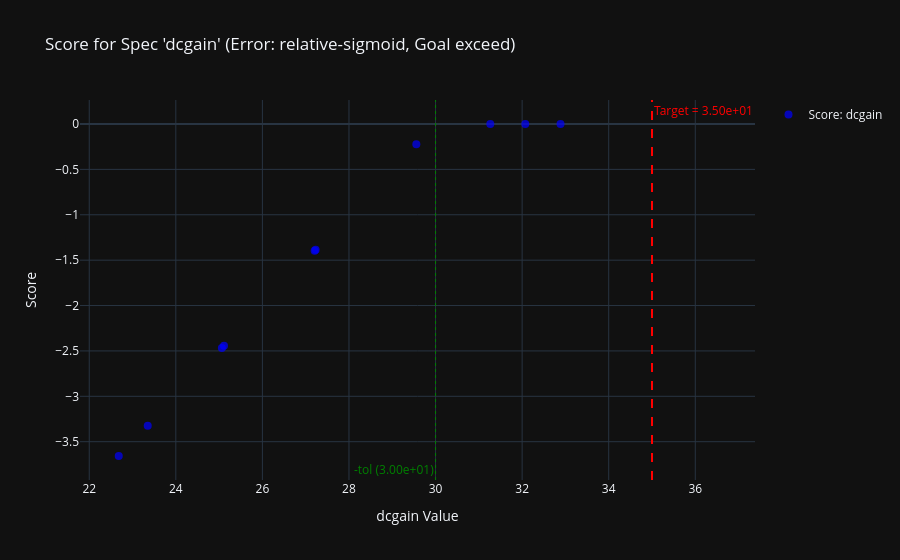
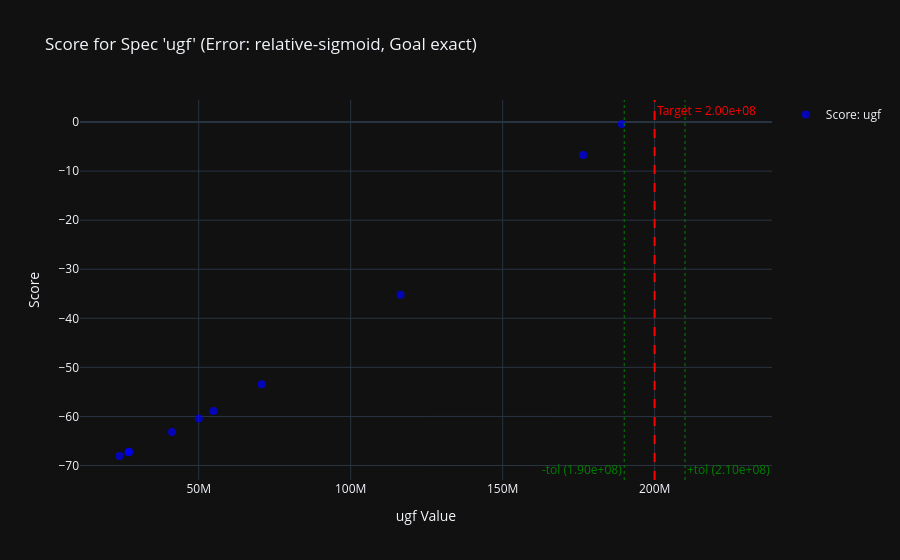
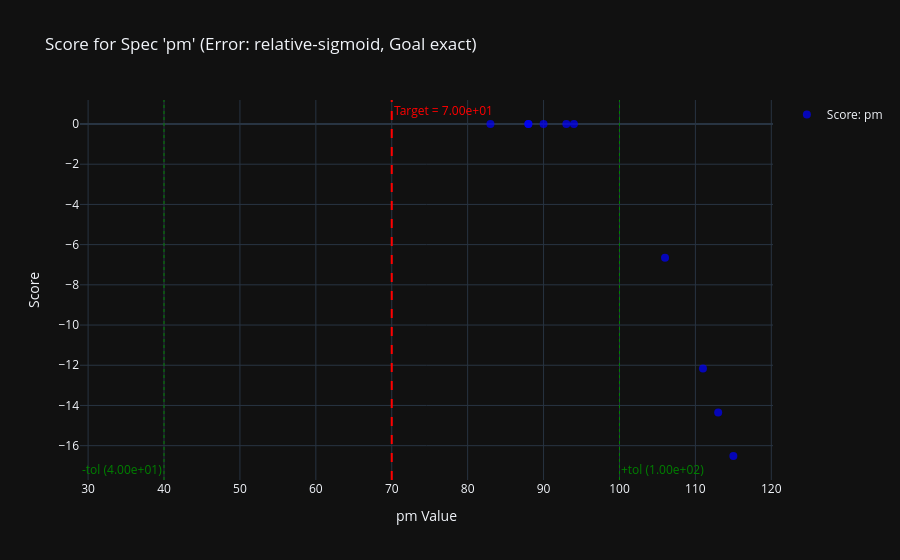

The code cell stored with these charts, in order, in its notebook:
### Code cell
circuit_optimizer.plot_score_value_by_spec(spec_name="dcgain", show=True)
circuit_optimizer.plot_score_value_by_spec(spec_name="ugf", show=True)
circuit_optimizer.plot_score_value_by_spec(spec_name="pm", show=True)

### Figure 1 — Plotly figure (JSON) as saved in the notebook; plotly's stock layout.template omitted (floating-point values rounded to 4 significant figures)
{"data": [{"marker": {"color": "blue", "opacity": 0.7, "size": 8, "symbol": "circle"}, "mode": "markers", "name": "Score: dcgain", "type": "scatter", "x": [31.26, 29.56, 32.07, 27.21, 32.89, 22.68, 25.11, 27.23, 23.35, 25.06], "y": [0, -0.222, 0, -1.397, 0, -3.658, -2.443, -1.385, -3.323, -2.467]}], "layout": {"annotations": [{"font": {"color": "red"}, "showarrow": false, "text": "Target = 3.50e+01", "x": 35, "xanchor": "left", "xref": "x", "y": 1, "yanchor": "top", "yref": "y domain"}, {"font": {"color": "green"}, "showarrow": false, "text": "-tol (3.00e+01)", "x": 30, "xanchor": "right", "xref": "x", "y": 0, "yanchor": "bottom", "yref": "y domain"}], "shapes": [{"line": {"color": "red", "dash": "dash", "width": 2}, "type": "line", "x0": 35, "x1": 35, "xref": "x", "y0": 0, "y1": 1, "yref": "y domain"}, {"line": {"color": "green", "dash": "dot", "width": 1}, "type": "line", "x0": 30, "x1": 30, "xref": "x", "y0": 0, "y1": 1, "yref": "y domain"}], "showlegend": true, "title": {"text": "Score for Spec 'dcgain' (Error: relative-sigmoid, Goal exceed)"}, "xaxis": {"title": {"text": "dcgain Value"}}, "yaxis": {"title": {"text": "Score"}}}}

### Figure 2 — Plotly figure (JSON) as saved in the notebook; plotly's stock layout.template omitted (floating-point values rounded to 4 significant figures)
{"data": [{"marker": {"color": "blue", "opacity": 0.7, "size": 8, "symbol": "circle"}, "mode": "markers", "name": "Score: ugf", "type": "scatter", "x": [54847350, 116400000.0, 41203570, 70725410, 27091240, 176504800, 23961870, 26870000.0, 189199700, 50020540], "y": [-58.88, -35.22, -63.15, -53.45, -67.21, -6.737, -68.06, -67.27, -0.4001, -60.43]}], "layout": {"annotations": [{"font": {"color": "red"}, "showarrow": false, "text": "Target = 2.00e+08", "x": 200000000, "xanchor": "left", "xref": "x", "y": 1, "yanchor": "top", "yref": "y domain"}, {"font": {"color": "green"}, "showarrow": false, "text": "-tol (1.90e+08)", "x": 190000000, "xanchor": "right", "xref": "x", "y": 0, "yanchor": "bottom", "yref": "y domain"}, {"font": {"color": "green"}, "showarrow": false, "text": "+tol (2.10e+08)", "x": 210000000, "xanchor": "left", "xref": "x", "y": 0, "yanchor": "bottom", "yref": "y domain"}], "shapes": [{"line": {"color": "red", "dash": "dash", "width": 2}, "type": "line", "x0": 200000000, "x1": 200000000, "xref": "x", "y0": 0, "y1": 1, "yref": "y domain"}, {"line": {"color": "green", "dash": "dot", "width": 1}, "type": "line", "x0": 190000000, "x1": 190000000, "xref": "x", "y0": 0, "y1": 1, "yref": "y domain"}, {"line": {"color": "green", "dash": "dot", "width": 1}, "type": "line", "x0": 210000000, "x1": 210000000, "xref": "x", "y0": 0, "y1": 1, "yref": "y domain"}], "showlegend": true, "title": {"text": "Score for Spec 'ugf' (Error: relative-sigmoid, Goal exact)"}, "xaxis": {"title": {"text": "ugf Value"}}, "yaxis": {"title": {"text": "Score"}}}}

### Figure 3 — Plotly figure (JSON) as saved in the notebook; plotly's stock layout.template omitted (floating-point values rounded to 4 significant figures)
{"data": [{"marker": {"color": "blue", "opacity": 0.7, "size": 8, "symbol": "circle"}, "mode": "markers", "name": "Score: pm", "type": "scatter", "x": [113, 111, 115, 94, 106, 90, 88, 93, 88, 83], "y": [-14.34, -12.16, -16.51, 0, -6.657, 0, 0, 0, 0, 0]}], "layout": {"annotations": [{"font": {"color": "red"}, "showarrow": false, "text": "Target = 7.00e+01", "x": 70, "xanchor": "left", "xref": "x", "y": 1, "yanchor": "top", "yref": "y domain"}, {"font": {"color": "green"}, "showarrow": false, "text": "-tol (4.00e+01)", "x": 40, "xanchor": "right", "xref": "x", "y": 0, "yanchor": "bottom", "yref": "y domain"}, {"font": {"color": "green"}, "showarrow": false, "text": "+tol (1.00e+02)", "x": 100, "xanchor": "left", "xref": "x", "y": 0, "yanchor": "bottom", "yref": "y domain"}], "shapes": [{"line": {"color": "red", "dash": "dash", "width": 2}, "type": "line", "x0": 70, "x1": 70, "xref": "x", "y0": 0, "y1": 1, "yref": "y domain"}, {"line": {"color": "green", "dash": "dot", "width": 1}, "type": "line", "x0": 40, "x1": 40, "xref": "x", "y0": 0, "y1": 1, "yref": "y domain"}, {"line": {"color": "green", "dash": "dot", "width": 1}, "type": "line", "x0": 100, "x1": 100, "xref": "x", "y0": 0, "y1": 1, "yref": "y domain"}], "showlegend": true, "title": {"text": "Score for Spec 'pm' (Error: relative-sigmoid, Goal exact)"}, "xaxis": {"title": {"text": "pm Value"}}, "yaxis": {"title": {"text": "Score"}}}}
